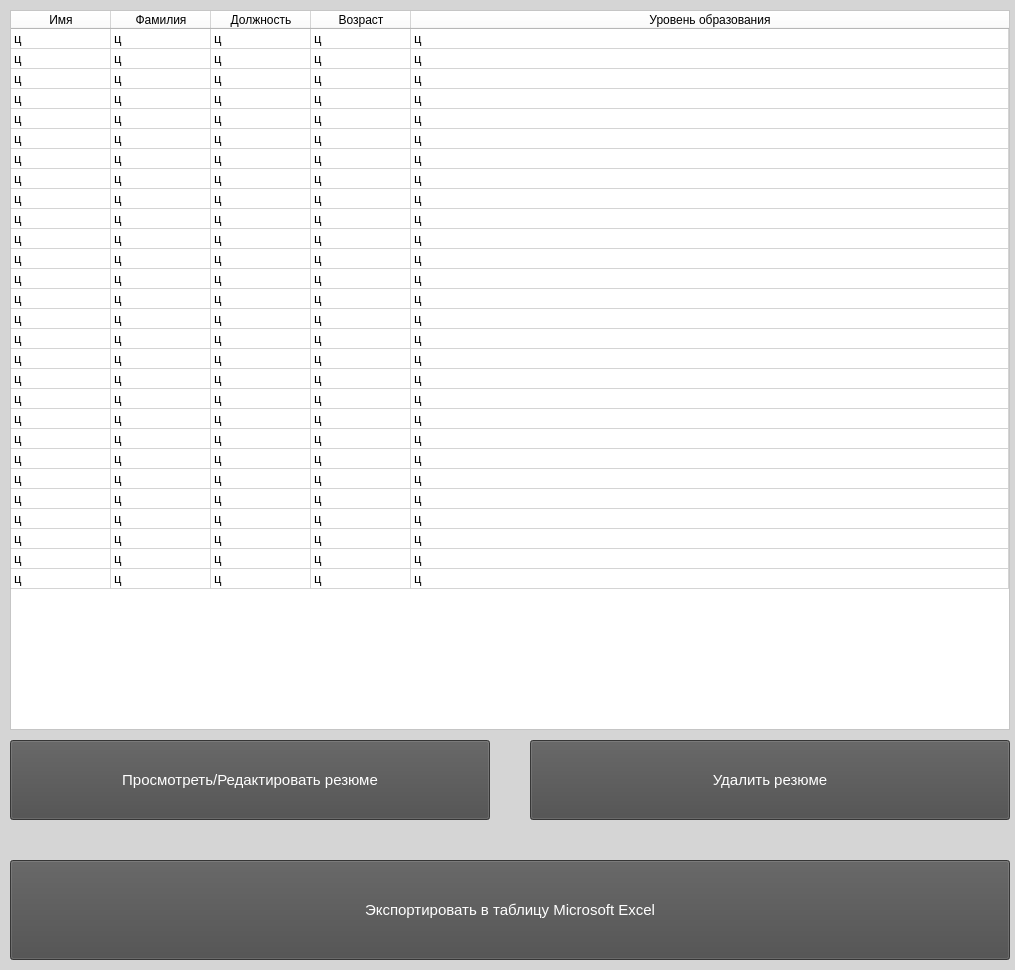
<?xml version="1.0" encoding="UTF-8"?>
<ui version="4.0">
 <class>MainWindow</class>
 <widget class="QMainWindow" name="MainWindow">
  <property name="geometry">
   <rect>
    <x>0</x>
    <y>0</y>
    <width>1015</width>
    <height>970</height>
   </rect>
  </property>
  <property name="minimumSize">
   <size>
    <width>1015</width>
    <height>970</height>
   </size>
  </property>
  <property name="maximumSize">
   <size>
    <width>1015</width>
    <height>970</height>
   </size>
  </property>
  <property name="windowTitle">
   <string notr="true">Сортировка резюме</string>
  </property>
  <property name="windowIcon">
   <iconset>
    <normaloff>../icon.png</normaloff>../icon.png</iconset>
  </property>
  <property name="styleSheet">
   <string notr="true">background-color:rgb(213, 213, 213);</string>
  </property>
  <widget class="QWidget" name="centralwidget">
   <widget class="QTableWidget" name="peopletableWidget">
    <property name="geometry">
     <rect>
      <x>10</x>
      <y>10</y>
      <width>1000</width>
      <height>720</height>
     </rect>
    </property>
    <property name="font">
     <font>
      <pointsize>10</pointsize>
     </font>
    </property>
    <property name="styleSheet">
     <string notr="true">background-color: rgb(255, 255, 255);</string>
    </property>
    <property name="frameShape">
     <enum>QFrame::StyledPanel</enum>
    </property>
    <property name="frameShadow">
     <enum>QFrame::Sunken</enum>
    </property>
    <property name="lineWidth">
     <number>1</number>
    </property>
    <property name="horizontalScrollBarPolicy">
     <enum>Qt::ScrollBarAlwaysOff</enum>
    </property>
    <property name="sizeAdjustPolicy">
     <enum>QAbstractScrollArea::AdjustToContents</enum>
    </property>
    <property name="autoScroll">
     <bool>true</bool>
    </property>
    <property name="editTriggers">
     <set>QAbstractItemView::NoEditTriggers</set>
    </property>
    <property name="alternatingRowColors">
     <bool>false</bool>
    </property>
    <property name="selectionMode">
     <enum>QAbstractItemView::SingleSelection</enum>
    </property>
    <property name="selectionBehavior">
     <enum>QAbstractItemView::SelectRows</enum>
    </property>
    <property name="textElideMode">
     <enum>Qt::ElideRight</enum>
    </property>
    <property name="showGrid">
     <bool>true</bool>
    </property>
    <property name="gridStyle">
     <enum>Qt::SolidLine</enum>
    </property>
    <property name="sortingEnabled">
     <bool>false</bool>
    </property>
    <property name="wordWrap">
     <bool>true</bool>
    </property>
    <property name="cornerButtonEnabled">
     <bool>false</bool>
    </property>
    <attribute name="horizontalHeaderVisible">
     <bool>true</bool>
    </attribute>
    <attribute name="horizontalHeaderCascadingSectionResizes">
     <bool>false</bool>
    </attribute>
    <attribute name="horizontalHeaderMinimumSectionSize">
     <number>20</number>
    </attribute>
    <attribute name="horizontalHeaderDefaultSectionSize">
     <number>100</number>
    </attribute>
    <attribute name="horizontalHeaderStretchLastSection">
     <bool>true</bool>
    </attribute>
    <attribute name="verticalHeaderVisible">
     <bool>false</bool>
    </attribute>
    <attribute name="verticalHeaderDefaultSectionSize">
     <number>20</number>
    </attribute>
    <row>
     <property name="text">
      <string notr="true">1</string>
     </property>
    </row>
    <row>
     <property name="text">
      <string>New Row</string>
     </property>
    </row>
    <row>
     <property name="text">
      <string>New Row</string>
     </property>
    </row>
    <row>
     <property name="text">
      <string>New Row</string>
     </property>
    </row>
    <row>
     <property name="text">
      <string>New Row</string>
     </property>
    </row>
    <row/>
    <row/>
    <row/>
    <row/>
    <row/>
    <row/>
    <row/>
    <row/>
    <row/>
    <row/>
    <row/>
    <row/>
    <row/>
    <row/>
    <row/>
    <row/>
    <row/>
    <row/>
    <row/>
    <row/>
    <row/>
    <row/>
    <row/>
    <column>
     <property name="text">
      <string notr="true">Имя</string>
     </property>
    </column>
    <column>
     <property name="text">
      <string notr="true">Фамилия</string>
     </property>
    </column>
    <column>
     <property name="text">
      <string notr="true">Должность</string>
     </property>
    </column>
    <column>
     <property name="text">
      <string notr="true">Возраст</string>
     </property>
    </column>
    <column>
     <property name="text">
      <string notr="true">Уровень образования</string>
     </property>
    </column>
    <item row="0" column="0">
     <property name="text">
      <string>ц</string>
     </property>
     <property name="flags">
      <set>ItemIsSelectable|ItemIsDragEnabled|ItemIsDropEnabled|ItemIsUserCheckable|ItemIsEnabled</set>
     </property>
    </item>
    <item row="0" column="1">
     <property name="text">
      <string>ц</string>
     </property>
    </item>
    <item row="0" column="2">
     <property name="text">
      <string>ц</string>
     </property>
    </item>
    <item row="0" column="3">
     <property name="text">
      <string>ц</string>
     </property>
    </item>
    <item row="0" column="4">
     <property name="text">
      <string>ц</string>
     </property>
    </item>
    <item row="1" column="0">
     <property name="text">
      <string>ц</string>
     </property>
    </item>
    <item row="1" column="1">
     <property name="text">
      <string>ц</string>
     </property>
    </item>
    <item row="1" column="2">
     <property name="text">
      <string>ц</string>
     </property>
    </item>
    <item row="1" column="3">
     <property name="text">
      <string>ц</string>
     </property>
    </item>
    <item row="1" column="4">
     <property name="text">
      <string>ц</string>
     </property>
    </item>
    <item row="2" column="0">
     <property name="text">
      <string>ц</string>
     </property>
    </item>
    <item row="2" column="1">
     <property name="text">
      <string>ц</string>
     </property>
    </item>
    <item row="2" column="2">
     <property name="text">
      <string>ц</string>
     </property>
    </item>
    <item row="2" column="3">
     <property name="text">
      <string>ц</string>
     </property>
    </item>
    <item row="2" column="4">
     <property name="text">
      <string>ц</string>
     </property>
    </item>
    <item row="3" column="0">
     <property name="text">
      <string>ц</string>
     </property>
    </item>
    <item row="3" column="1">
     <property name="text">
      <string>ц</string>
     </property>
    </item>
    <item row="3" column="2">
     <property name="text">
      <string>ц</string>
     </property>
    </item>
    <item row="3" column="3">
     <property name="text">
      <string>ц</string>
     </property>
    </item>
    <item row="3" column="4">
     <property name="text">
      <string>ц</string>
     </property>
    </item>
    <item row="4" column="0">
     <property name="text">
      <string>ц</string>
     </property>
    </item>
    <item row="4" column="1">
     <property name="text">
      <string>ц</string>
     </property>
    </item>
    <item row="4" column="2">
     <property name="text">
      <string>ц</string>
     </property>
    </item>
    <item row="4" column="3">
     <property name="text">
      <string>ц</string>
     </property>
    </item>
    <item row="4" column="4">
     <property name="text">
      <string>ц</string>
     </property>
    </item>
    <item row="5" column="0">
     <property name="text">
      <string>ц</string>
     </property>
    </item>
    <item row="5" column="1">
     <property name="text">
      <string>ц</string>
     </property>
    </item>
    <item row="5" column="2">
     <property name="text">
      <string>ц</string>
     </property>
    </item>
    <item row="5" column="3">
     <property name="text">
      <string>ц</string>
     </property>
    </item>
    <item row="5" column="4">
     <property name="text">
      <string>ц</string>
     </property>
    </item>
    <item row="6" column="0">
     <property name="text">
      <string>ц</string>
     </property>
    </item>
    <item row="6" column="1">
     <property name="text">
      <string>ц</string>
     </property>
    </item>
    <item row="6" column="2">
     <property name="text">
      <string>ц</string>
     </property>
    </item>
    <item row="6" column="3">
     <property name="text">
      <string>ц</string>
     </property>
    </item>
    <item row="6" column="4">
     <property name="text">
      <string>ц</string>
     </property>
    </item>
    <item row="7" column="0">
     <property name="text">
      <string>ц</string>
     </property>
    </item>
    <item row="7" column="1">
     <property name="text">
      <string>ц</string>
     </property>
    </item>
    <item row="7" column="2">
     <property name="text">
      <string>ц</string>
     </property>
    </item>
    <item row="7" column="3">
     <property name="text">
      <string>ц</string>
     </property>
    </item>
    <item row="7" column="4">
     <property name="text">
      <string>ц</string>
     </property>
    </item>
    <item row="8" column="0">
     <property name="text">
      <string>ц</string>
     </property>
    </item>
    <item row="8" column="1">
     <property name="text">
      <string>ц</string>
     </property>
    </item>
    <item row="8" column="2">
     <property name="text">
      <string>ц</string>
     </property>
    </item>
    <item row="8" column="3">
     <property name="text">
      <string>ц</string>
     </property>
    </item>
    <item row="8" column="4">
     <property name="text">
      <string>ц</string>
     </property>
    </item>
    <item row="9" column="0">
     <property name="text">
      <string>ц</string>
     </property>
    </item>
    <item row="9" column="1">
     <property name="text">
      <string>ц</string>
     </property>
    </item>
    <item row="9" column="2">
     <property name="text">
      <string>ц</string>
     </property>
    </item>
    <item row="9" column="3">
     <property name="text">
      <string>ц</string>
     </property>
    </item>
    <item row="9" column="4">
     <property name="text">
      <string>ц</string>
     </property>
    </item>
    <item row="10" column="0">
     <property name="text">
      <string>ц</string>
     </property>
    </item>
    <item row="10" column="1">
     <property name="text">
      <string>ц</string>
     </property>
    </item>
    <item row="10" column="2">
     <property name="text">
      <string>ц</string>
     </property>
    </item>
    <item row="10" column="3">
     <property name="text">
      <string>ц</string>
     </property>
    </item>
    <item row="10" column="4">
     <property name="text">
      <string>ц</string>
     </property>
    </item>
    <item row="11" column="0">
     <property name="text">
      <string>ц</string>
     </property>
    </item>
    <item row="11" column="1">
     <property name="text">
      <string>ц</string>
     </property>
    </item>
    <item row="11" column="2">
     <property name="text">
      <string>ц</string>
     </property>
    </item>
    <item row="11" column="3">
     <property name="text">
      <string>ц</string>
     </property>
    </item>
    <item row="11" column="4">
     <property name="text">
      <string>ц</string>
     </property>
    </item>
    <item row="12" column="0">
     <property name="text">
      <string>ц</string>
     </property>
    </item>
    <item row="12" column="1">
     <property name="text">
      <string>ц</string>
     </property>
    </item>
    <item row="12" column="2">
     <property name="text">
      <string>ц</string>
     </property>
    </item>
    <item row="12" column="3">
     <property name="text">
      <string>ц</string>
     </property>
    </item>
    <item row="12" column="4">
     <property name="text">
      <string>ц</string>
     </property>
    </item>
    <item row="13" column="0">
     <property name="text">
      <string>ц</string>
     </property>
    </item>
    <item row="13" column="1">
     <property name="text">
      <string>ц</string>
     </property>
    </item>
    <item row="13" column="2">
     <property name="text">
      <string>ц</string>
     </property>
    </item>
    <item row="13" column="3">
     <property name="text">
      <string>ц</string>
     </property>
    </item>
    <item row="13" column="4">
     <property name="text">
      <string>ц</string>
     </property>
    </item>
    <item row="14" column="0">
     <property name="text">
      <string>ц</string>
     </property>
    </item>
    <item row="14" column="1">
     <property name="text">
      <string>ц</string>
     </property>
    </item>
    <item row="14" column="2">
     <property name="text">
      <string>ц</string>
     </property>
    </item>
    <item row="14" column="3">
     <property name="text">
      <string>ц</string>
     </property>
    </item>
    <item row="14" column="4">
     <property name="text">
      <string>ц</string>
     </property>
    </item>
    <item row="15" column="0">
     <property name="text">
      <string>ц</string>
     </property>
    </item>
    <item row="15" column="1">
     <property name="text">
      <string>ц</string>
     </property>
    </item>
    <item row="15" column="2">
     <property name="text">
      <string>ц</string>
     </property>
    </item>
    <item row="15" column="3">
     <property name="text">
      <string>ц</string>
     </property>
    </item>
    <item row="15" column="4">
     <property name="text">
      <string>ц</string>
     </property>
    </item>
    <item row="16" column="0">
     <property name="text">
      <string>ц</string>
     </property>
    </item>
    <item row="16" column="1">
     <property name="text">
      <string>ц</string>
     </property>
    </item>
    <item row="16" column="2">
     <property name="text">
      <string>ц</string>
     </property>
    </item>
    <item row="16" column="3">
     <property name="text">
      <string>ц</string>
     </property>
    </item>
    <item row="16" column="4">
     <property name="text">
      <string>ц</string>
     </property>
    </item>
    <item row="17" column="0">
     <property name="text">
      <string>ц</string>
     </property>
    </item>
    <item row="17" column="1">
     <property name="text">
      <string>ц</string>
     </property>
    </item>
    <item row="17" column="2">
     <property name="text">
      <string>ц</string>
     </property>
    </item>
    <item row="17" column="3">
     <property name="text">
      <string>ц</string>
     </property>
    </item>
    <item row="17" column="4">
     <property name="text">
      <string>ц</string>
     </property>
    </item>
    <item row="18" column="0">
     <property name="text">
      <string>ц</string>
     </property>
    </item>
    <item row="18" column="1">
     <property name="text">
      <string>ц</string>
     </property>
    </item>
    <item row="18" column="2">
     <property name="text">
      <string>ц</string>
     </property>
    </item>
    <item row="18" column="3">
     <property name="text">
      <string>ц</string>
     </property>
    </item>
    <item row="18" column="4">
     <property name="text">
      <string>ц</string>
     </property>
    </item>
    <item row="19" column="0">
     <property name="text">
      <string>ц</string>
     </property>
    </item>
    <item row="19" column="1">
     <property name="text">
      <string>ц</string>
     </property>
    </item>
    <item row="19" column="2">
     <property name="text">
      <string>ц</string>
     </property>
    </item>
    <item row="19" column="3">
     <property name="text">
      <string>ц</string>
     </property>
    </item>
    <item row="19" column="4">
     <property name="text">
      <string>ц</string>
     </property>
    </item>
    <item row="20" column="0">
     <property name="text">
      <string>ц</string>
     </property>
    </item>
    <item row="20" column="1">
     <property name="text">
      <string>ц</string>
     </property>
    </item>
    <item row="20" column="2">
     <property name="text">
      <string>ц</string>
     </property>
    </item>
    <item row="20" column="3">
     <property name="text">
      <string>ц</string>
     </property>
    </item>
    <item row="20" column="4">
     <property name="text">
      <string>ц</string>
     </property>
    </item>
    <item row="21" column="0">
     <property name="text">
      <string>ц</string>
     </property>
    </item>
    <item row="21" column="1">
     <property name="text">
      <string>ц</string>
     </property>
    </item>
    <item row="21" column="2">
     <property name="text">
      <string>ц</string>
     </property>
    </item>
    <item row="21" column="3">
     <property name="text">
      <string>ц</string>
     </property>
    </item>
    <item row="21" column="4">
     <property name="text">
      <string>ц</string>
     </property>
    </item>
    <item row="22" column="0">
     <property name="text">
      <string>ц</string>
     </property>
    </item>
    <item row="22" column="1">
     <property name="text">
      <string>ц</string>
     </property>
    </item>
    <item row="22" column="2">
     <property name="text">
      <string>ц</string>
     </property>
    </item>
    <item row="22" column="3">
     <property name="text">
      <string>ц</string>
     </property>
    </item>
    <item row="22" column="4">
     <property name="text">
      <string>ц</string>
     </property>
    </item>
    <item row="23" column="0">
     <property name="text">
      <string>ц</string>
     </property>
    </item>
    <item row="23" column="1">
     <property name="text">
      <string>ц</string>
     </property>
    </item>
    <item row="23" column="2">
     <property name="text">
      <string>ц</string>
     </property>
    </item>
    <item row="23" column="3">
     <property name="text">
      <string>ц</string>
     </property>
    </item>
    <item row="23" column="4">
     <property name="text">
      <string>ц</string>
     </property>
    </item>
    <item row="24" column="0">
     <property name="text">
      <string>ц</string>
     </property>
    </item>
    <item row="24" column="1">
     <property name="text">
      <string>ц</string>
     </property>
    </item>
    <item row="24" column="2">
     <property name="text">
      <string>ц</string>
     </property>
    </item>
    <item row="24" column="3">
     <property name="text">
      <string>ц</string>
     </property>
    </item>
    <item row="24" column="4">
     <property name="text">
      <string>ц</string>
     </property>
    </item>
    <item row="25" column="0">
     <property name="text">
      <string>ц</string>
     </property>
    </item>
    <item row="25" column="1">
     <property name="text">
      <string>ц</string>
     </property>
    </item>
    <item row="25" column="2">
     <property name="text">
      <string>ц</string>
     </property>
    </item>
    <item row="25" column="3">
     <property name="text">
      <string>ц</string>
     </property>
    </item>
    <item row="25" column="4">
     <property name="text">
      <string>ц</string>
     </property>
    </item>
    <item row="26" column="0">
     <property name="text">
      <string>ц</string>
     </property>
    </item>
    <item row="26" column="1">
     <property name="text">
      <string>ц</string>
     </property>
    </item>
    <item row="26" column="2">
     <property name="text">
      <string>ц</string>
     </property>
    </item>
    <item row="26" column="3">
     <property name="text">
      <string>ц</string>
     </property>
    </item>
    <item row="26" column="4">
     <property name="text">
      <string>ц</string>
     </property>
    </item>
    <item row="27" column="0">
     <property name="text">
      <string>ц</string>
     </property>
    </item>
    <item row="27" column="1">
     <property name="text">
      <string>ц</string>
     </property>
    </item>
    <item row="27" column="2">
     <property name="text">
      <string>ц</string>
     </property>
    </item>
    <item row="27" column="3">
     <property name="text">
      <string>ц</string>
     </property>
    </item>
    <item row="27" column="4">
     <property name="text">
      <string>ц</string>
     </property>
    </item>
   </widget>
   <widget class="QPushButton" name="editresumeButton">
    <property name="geometry">
     <rect>
      <x>10</x>
      <y>740</y>
      <width>480</width>
      <height>80</height>
     </rect>
    </property>
    <property name="font">
     <font>
      <pointsize>11</pointsize>
     </font>
    </property>
    <property name="styleSheet">
     <string notr="true">background-color: rgb(75, 75, 75);
color: rgb(255, 255, 255);
selection-background-color: rgb(175, 175, 175);</string>
    </property>
    <property name="text">
     <string notr="true">Просмотреть/Редактировать резюме</string>
    </property>
   </widget>
   <widget class="QPushButton" name="deleteButton">
    <property name="geometry">
     <rect>
      <x>530</x>
      <y>740</y>
      <width>480</width>
      <height>80</height>
     </rect>
    </property>
    <property name="font">
     <font>
      <pointsize>11</pointsize>
     </font>
    </property>
    <property name="styleSheet">
     <string notr="true">background-color: rgb(75, 75, 75);
color: rgb(255, 255, 255);
selection-color: rgb(255, 255, 255);</string>
    </property>
    <property name="text">
     <string notr="true">Удалить резюме</string>
    </property>
   </widget>
   <widget class="QPushButton" name="excelexportButton">
    <property name="geometry">
     <rect>
      <x>10</x>
      <y>860</y>
      <width>1000</width>
      <height>100</height>
     </rect>
    </property>
    <property name="font">
     <font>
      <pointsize>11</pointsize>
     </font>
    </property>
    <property name="styleSheet">
     <string notr="true">background-color: rgb(75, 75, 75);
color: rgb(255, 255, 255);
selection-color: rgb(255, 255, 255);</string>
    </property>
    <property name="text">
     <string notr="true">Экспортировать в таблицу Microsoft Excel</string>
    </property>
   </widget>
  </widget>
 </widget>
 <resources/>
 <connections/>
</ui>
